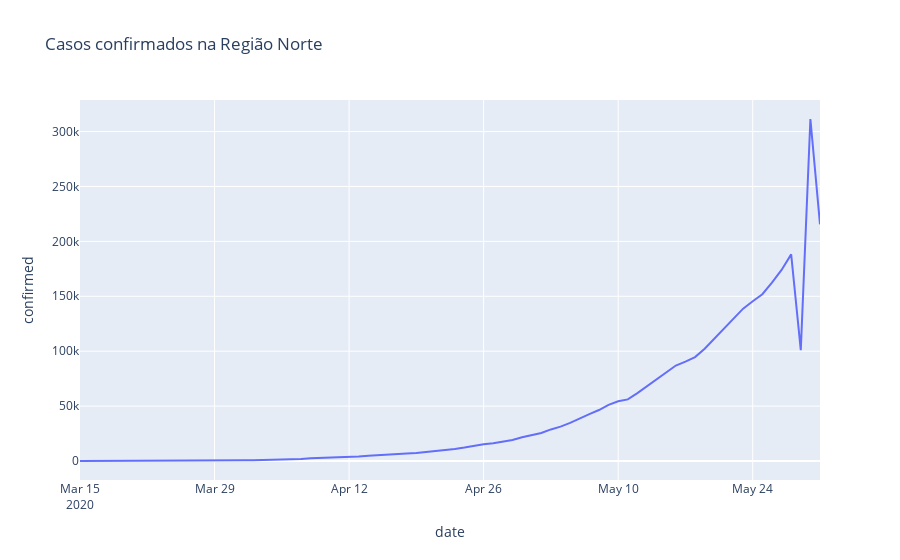

The notebook cell this image was saved under:
### Code cell
# grafico da evolução de casos confirmados na região norte
px.line(north, 'date', 'confirmed', title='Casos confirmados na Região Norte')
